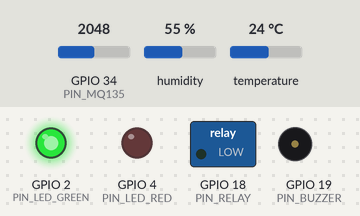
Bench run of a sketch on a simulated ESP32. Parts: switched loads named in the sketch (green lamp = pin HIGH), output pins drawn as LEDs (lit = HIGH), buzzer (waves = sounding). Inputs (shaded band) come from the test bench; at power-on: humidity 55 %, GPIO 34 (PIN_MQ135) = 2048, temperature 24 °C. WiFi joins after 1.5 s; servers stay silent unless stated; random numbers use the default seed unless the sketch sets one; no MQTT or app messages arrive unless stated; what the sketch prints to the serial monitor is not drawn.

Above: at 2.7 s.
2.8 s: humidity set to 64 %
7.5 s: humidity set to 67 %
At 9.8 s:
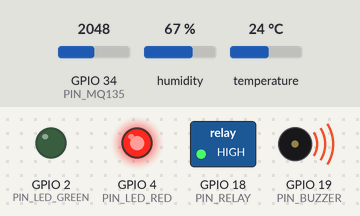
10.5 s: GPIO 34 (PIN_MQ135) set to 2449
12.0 s: GPIO 34 (PIN_MQ135) set to 2535
At 13.0 s:
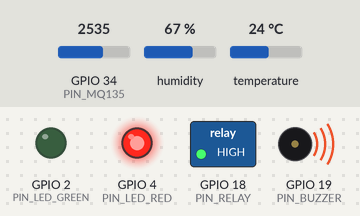
Timing chart, 0 to 15.0 s (numbered marks = the images above; inputs shaded):
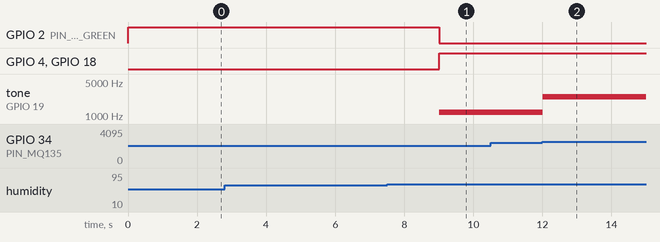

The sketch:

kodeprogramV1.ino
```cpp
#include <WiFi.h>
#include <PubSubClient.h>
#include <DHT.h>
#include <ArduinoJson.h>

// Define Pin Sensor
#define DHTPIN 15
#define DHTTYPE DHT22
#define PIN_MQ135 34

// Define Pin Aktuator & Indikator
#define PIN_RELAY 18      // Relay penggerak Exhaust Fan
#define PIN_BUZZER 19     // Buzzer alarm bahaya
#define PIN_LED_RED 4     // LED Merah: Fan ON (Aktif)
#define PIN_LED_GREEN 2   // LED Hijau: Fan OFF (Standby / Aman)

// Konfigurasi Histeresis Ambang Batas
// Level WARNING: Nyala jika tembus batas atas, mati/turun ke normal jika turun di bawah batas bawah
const float TEMP_WARN_ON  = 35.0;
const float TEMP_WARN_OFF = 33.0;   // Histeresis 2 C
const float HUM_WARN_ON   = 65.0;
const float HUM_WARN_OFF  = 62.0;   // Margin histeresis 3%
const int   GAS_WARN_ON   = 2175;
const int   GAS_WARN_OFF  = 2050;   // Margin histeresis ~125 ADC

// Level CRITICAL: Picu bahaya jika tembus batas atas, turun ke warning jika di bawah batas bawah
const float TEMP_CRIT_ON  = 40.0;
const float TEMP_CRIT_OFF = 38.0;
const float HUM_CRIT_ON   = 75.0;
const float HUM_CRIT_OFF  = 72.0;
const int   GAS_CRIT_ON   = 2500;
const int   GAS_CRIT_OFF  = 2375;

// Konfigurasi Jaringan & MQTT Broker
const char* ssid = "CirkitWifi";
const char* password = "";

const char* mqtt_server = "broker.hivemq.com";
const int mqtt_port = 1883;

// Topik Publish (Data Telemetri) & Subscribe (Perintah Manual)
const char* mqtt_topic_pub = "silo/scm/telemetry/data";
const char* mqtt_topic_sub = "silo/scm/telemetry/control";

WiFiClient espClient; // buat koneksi tcp dari esp
PubSubClient client(espClient);// buat objek mqtt
DHT dht(DHTPIN, DHTTYPE); // buat objek sensor

unsigned long lastPublish = 0; //simpan waktu data terakhir dikirim
const long interval = 3000; // sensor dikirim tiap 3detik

// Variabel status sistem
bool isManualMode = false;   // false = AUTO, true = MANUAL
bool fanActive = false;
bool buzzerActive = false;
String currentRiskLevel = "NORMAL"; // Menyimpan state status risiko terakhir

// Fungsi pengatur status Fan (Relay dan kedua LED Indikator)
void updateFanOutputs(bool state) {
  fanActive = state;
  digitalWrite(PIN_RELAY, state ? HIGH : LOW);
  digitalWrite(PIN_LED_RED, state ? HIGH : LOW);     // Merah ON saat kipas aktif
  digitalWrite(PIN_LED_GREEN, state ? LOW : HIGH);   // Hijau ON saat kipas mati
}

// Handler Callback saat menerima pesan MQTT perintah kontrol manual
void mqttCallback(char* topic, byte* payload, unsigned int length) {
  String message = "";
  for (unsigned int i = 0; i < length; i++) {    // ubah payload jadi string
    message += (char)payload[i];
  }
  Serial.print("\n[MQTT SUB] Perintah diterima: ");
  Serial.println(message);

  StaticJsonDocument<200> doc;                   // baca json
  DeserializationError error = deserializeJson(doc, message);
  if (error) {
    Serial.println("Format JSON perintah tidak valid!");
    return;  //kalo json salah
  }

  // 1. Kontrol Mode Operasi (AUTO / MANUAL)
  if (doc.containsKey("mode")) {
    String modeVal = doc["mode"].as<String>();
    if (modeVal.equalsIgnoreCase("MANUAL")) { // manual / MANUAL / mAnUAl tetep sama dibaca true
      isManualMode = true;
      Serial.println("[MODE] Beralih ke kontrol MANUAL oleh operator.");
    } else if (modeVal.equalsIgnoreCase("AUTO")) {
      isManualMode = false;
      Serial.println("[MODE] Beralih ke kontrol OTOMATIS sensor.");
    }
  }

  // 2. Kontrol Manual Kipas Exhaust & LED
  if (doc.containsKey("fan")) {
    String fanCmd = doc["fan"].as<String>();
    isManualMode = true;

    if (fanCmd.equalsIgnoreCase("ON")) {   //equalsignore : abaikan huruf besar/kecil
      updateFanOutputs(true);
      Serial.println("[MANUAL] Kipas Exhaust & LED Merah AKTIF.");
    } else if (fanCmd.equalsIgnoreCase("OFF")) {
      updateFanOutputs(false);
      Serial.println("[MANUAL] Kipas Exhaust MATI & LED Hijau AKTIF.");
    }
  }
}

void setupWifi() {
  Serial.print("Menghubungkan ke WiFi: ");
  Serial.println(ssid);
  WiFi.begin(ssid, password);
  while (WiFi.status() != WL_CONNECTED) {
    delay(250);
    Serial.print(".");
  }
  Serial.println("\nWiFi terhubung! IP: " + WiFi.localIP().toString());
}

void checkWifiAndMqtt() {
  if (WiFi.status() != WL_CONNECTED) {
    Serial.println("\nWiFi terputus, mencoba menghubungkan ulang...");
    WiFi.begin(ssid, password);
    unsigned long startAttempt = millis(); // mencatat waktu internal esp pas baru putus
    while (WiFi.status() != WL_CONNECTED && millis() - startAttempt < 8000) {
      delay(300);
      Serial.print(".");
    }
    if (WiFi.status() != WL_CONNECTED) return;
  }

  if (!client.connected()) {
    String clientId = "ESP32-SiloSCM-" + String(random(0xffff), HEX);
    Serial.print("Menghubungkan ke HiveMQ...");
    if (client.connect(clientId.c_str())) {
      Serial.println(" Berhasil!");
      client.subscribe(mqtt_topic_sub);
      Serial.print("Subscribed ke topik kontrol: ");
      Serial.println(mqtt_topic_sub);
    } else {
      Serial.print(" Gagal, rc=");
      Serial.println(client.state());
      delay(1000);
    }
  }
}

void setup() {
  Serial.begin(115200);
  dht.begin();

  pinMode(PIN_RELAY, OUTPUT);
  pinMode(PIN_BUZZER, OUTPUT);
  pinMode(PIN_LED_RED, OUTPUT);
  pinMode(PIN_LED_GREEN, OUTPUT);

  // Status awal (Fan mati, LED hijau menyala, buzzer mati)
  updateFanOutputs(false);
  digitalWrite(PIN_BUZZER, LOW);

  setupWifi();

  client.setServer(mqtt_server, mqtt_port);
  client.setCallback(mqttCallback);
}

void loop() {
  checkWifiAndMqtt();
  client.loop();

  unsigned long currentMillis = millis();
  if (currentMillis - lastPublish >= interval) {
    lastPublish = currentMillis;

    float temperature = dht.readTemperature();
    float humidity = dht.readHumidity();
    int gasRaw = analogRead(PIN_MQ135);

    if (isnan(temperature) || isnan(humidity)) {
      Serial.println("Gagal membaca sensor DHT22!");
      return;
    }

    // LOGIKA EVALUASI DENGAN HISTERESIS
    // Suhu, kelembapan, atau gas dapat menaikkan status risiko.
    if (currentRiskLevel == "CRITICAL") {
      // Turun dari CRITICAL hanya setelah semua parameter kritis pulih.
      if (temperature < TEMP_CRIT_OFF && humidity < HUM_CRIT_OFF && gasRaw < GAS_CRIT_OFF) {
        if (temperature >= TEMP_WARN_ON || humidity >= HUM_WARN_ON || gasRaw >= GAS_WARN_ON) {
          currentRiskLevel = "WARNING";
        } else if (temperature < TEMP_WARN_OFF && humidity < HUM_WARN_OFF && gasRaw < GAS_WARN_OFF) {
          currentRiskLevel = "NORMAL";
        }
      }
    } else if (currentRiskLevel == "WARNING") {
      if (temperature > TEMP_CRIT_ON || humidity > HUM_CRIT_ON || gasRaw > GAS_CRIT_ON) {
        currentRiskLevel = "CRITICAL";
      } else if (temperature < TEMP_WARN_OFF && humidity < HUM_WARN_OFF && gasRaw < GAS_WARN_OFF) {
        currentRiskLevel = "NORMAL";
      }
    } else { // NORMAL
      if (temperature > TEMP_CRIT_ON || humidity > HUM_CRIT_ON || gasRaw > GAS_CRIT_ON) {
        currentRiskLevel = "CRITICAL";
      } else if (temperature > TEMP_WARN_ON || humidity > HUM_WARN_ON || gasRaw > GAS_WARN_ON) {
        currentRiskLevel = "WARNING";
      }
    }

    //  LOGIKA KONTROL SISTEM
    if (!isManualMode) {
      // MODE AUTO (Sensor-driven)
      if (currentRiskLevel == "CRITICAL") {
        updateFanOutputs(true);
        buzzerActive = true;
      } else if (currentRiskLevel == "WARNING") {
        updateFanOutputs(true);
        buzzerActive = false;
      } else {
        updateFanOutputs(false);
        buzzerActive = false;
      }

      } else {
        // MODE MANUAL (Operator-driven, alarm tetap aktif saat WARNING/CRITICAL)
        buzzerActive = (currentRiskLevel == "WARNING" || currentRiskLevel == "CRITICAL");
      }

      // Piezo diberi frekuensi agar berbunyi; warning dan critical beda nada.
      if (currentRiskLevel == "CRITICAL") {
        buzzerActive = true;
        tone(PIN_BUZZER, 2500);
      } else if (currentRiskLevel == "WARNING") {
        buzzerActive = true;
        tone(PIN_BUZZER, 1200);
      } else {
        buzzerActive = false;
        noTone(PIN_BUZZER);
      }

    // Kirim payload data telemetri ke HiveMQ
    StaticJsonDocument<256> doc;
    doc["device_id"] = "SILO-ZONE-01";
    doc["control_mode"] = isManualMode ? "MANUAL" : "AUTO";
    doc["temperature"] = serialized(String(temperature, 1));
    doc["humidity"] = serialized(String(humidity, 1));
    doc["gas_level"] = gasRaw;
    doc["exhaust_fan"] = fanActive;
    doc["buzzer_alarm"] = buzzerActive;
    doc["scm_risk_level"] = currentRiskLevel;

    char buffer[256];
    serializeJson(doc, buffer);
    client.publish(mqtt_topic_pub, buffer);
    Serial.println(buffer);
  }
}
```

Measured:
- the behaviour switches between 65 and 66 % on humidity (found by bisection; images 0 and 1)
- after the input at 7.5 s, GPIO 2 (PIN_LED_GREEN): HIGH → LOW after 1.5 s; GPIO 4 (PIN_LED_RED), GPIO 18 (PIN_RELAY): LOW → HIGH after 1.5 s; tone on GPIO 19 (PIN_BUZZER): silent → 1200 Hz after 1.5 s
- after the input at 10.5 s, every drawn part: stays the same
- after the input at 12.0 s, tone on GPIO 19 (PIN_BUZZER): 1200 Hz → 2500 Hz at once
